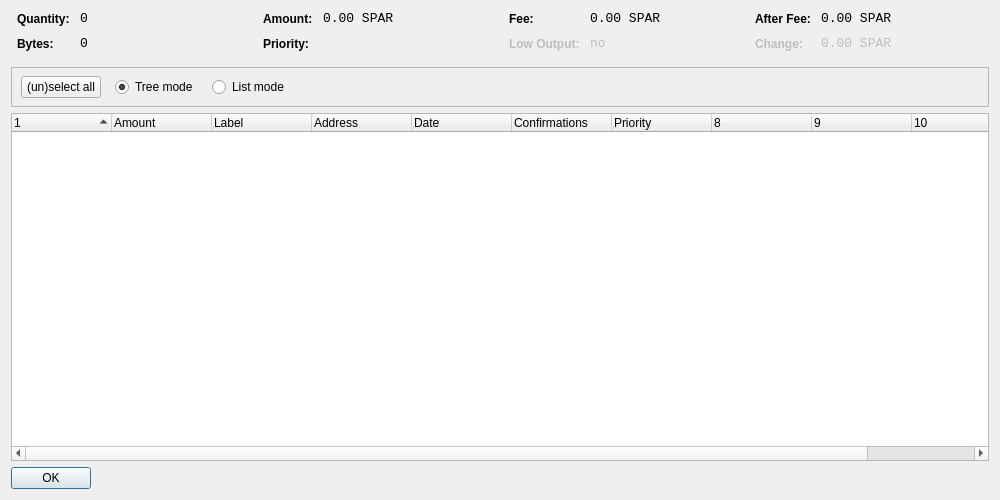
<?xml version="1.0" encoding="UTF-8"?>
<ui version="4.0">
 <class>CoinControlDialog</class>
 <widget class="QDialog" name="CoinControlDialog">
  <property name="geometry">
   <rect>
    <x>0</x>
    <y>0</y>
    <width>1000</width>
    <height>500</height>
   </rect>
  </property>
  <property name="windowTitle">
   <string>Coin Control</string>
  </property>
  <layout class="QVBoxLayout" name="verticalLayout">
   <item>
    <layout class="QHBoxLayout" name="horizontalLayoutTop" stretch="0,0,0,0">
     <property name="topMargin">
      <number>0</number>
     </property>
     <property name="bottomMargin">
      <number>10</number>
     </property>
     <item>
      <layout class="QFormLayout" name="formLayoutCoinControl1">
       <property name="horizontalSpacing">
        <number>10</number>
       </property>
       <property name="verticalSpacing">
        <number>10</number>
       </property>
       <property name="leftMargin">
        <number>6</number>
       </property>
       <property name="rightMargin">
        <number>6</number>
       </property>
       <item row="0" column="0">
        <widget class="QLabel" name="labelCoinControlQuantityText">
         <property name="styleSheet">
          <string notr="true">font-weight:bold;</string>
         </property>
         <property name="text">
          <string>Quantity:</string>
         </property>
        </widget>
       </item>
       <item row="0" column="1">
        <widget class="QLabel" name="labelCoinControlQuantity">
         <property name="font">
          <font>
           <family>Monospace</family>
           <pointsize>10</pointsize>
          </font>
         </property>
         <property name="cursor">
          <cursorShape>IBeamCursor</cursorShape>
         </property>
         <property name="contextMenuPolicy">
          <enum>Qt::ActionsContextMenu</enum>
         </property>
         <property name="text">
          <string notr="true">0</string>
         </property>
         <property name="textInteractionFlags">
          <set>Qt::LinksAccessibleByMouse|Qt::TextSelectableByKeyboard|Qt::TextSelectableByMouse</set>
         </property>
        </widget>
       </item>
       <item row="1" column="0">
        <widget class="QLabel" name="labelCoinControlBytesText">
         <property name="styleSheet">
          <string notr="true">font-weight:bold;</string>
         </property>
         <property name="text">
          <string>Bytes:</string>
         </property>
        </widget>
       </item>
       <item row="1" column="1">
        <widget class="QLabel" name="labelCoinControlBytes">
         <property name="font">
          <font>
           <family>Monospace</family>
           <pointsize>10</pointsize>
          </font>
         </property>
         <property name="cursor">
          <cursorShape>IBeamCursor</cursorShape>
         </property>
         <property name="contextMenuPolicy">
          <enum>Qt::ActionsContextMenu</enum>
         </property>
         <property name="text">
          <string notr="true">0</string>
         </property>
         <property name="textInteractionFlags">
          <set>Qt::LinksAccessibleByMouse|Qt::TextSelectableByKeyboard|Qt::TextSelectableByMouse</set>
         </property>
        </widget>
       </item>
      </layout>
     </item>
     <item>
      <layout class="QFormLayout" name="formLayoutCoinControl2">
       <property name="horizontalSpacing">
        <number>10</number>
       </property>
       <property name="verticalSpacing">
        <number>10</number>
       </property>
       <property name="leftMargin">
        <number>6</number>
       </property>
       <property name="rightMargin">
        <number>6</number>
       </property>
       <item row="0" column="0">
        <widget class="QLabel" name="labelCoinControlAmountText">
         <property name="styleSheet">
          <string notr="true">font-weight:bold;</string>
         </property>
         <property name="text">
          <string>Amount:</string>
         </property>
        </widget>
       </item>
       <item row="0" column="1">
        <widget class="QLabel" name="labelCoinControlAmount">
         <property name="font">
          <font>
           <family>Monospace</family>
           <pointsize>10</pointsize>
          </font>
         </property>
         <property name="cursor">
          <cursorShape>IBeamCursor</cursorShape>
         </property>
         <property name="contextMenuPolicy">
          <enum>Qt::ActionsContextMenu</enum>
         </property>
         <property name="text">
          <string notr="true">0.00 SPAR</string>
         </property>
         <property name="textInteractionFlags">
          <set>Qt::LinksAccessibleByMouse|Qt::TextSelectableByKeyboard|Qt::TextSelectableByMouse</set>
         </property>
        </widget>
       </item>
       <item row="1" column="0">
        <widget class="QLabel" name="labelCoinControlPriorityText">
         <property name="styleSheet">
          <string notr="true">font-weight:bold;</string>
         </property>
         <property name="text">
          <string>Priority:</string>
         </property>
        </widget>
       </item>
       <item row="1" column="1">
        <widget class="QLabel" name="labelCoinControlPriority">
         <property name="font">
          <font>
           <family>Monospace</family>
           <pointsize>10</pointsize>
          </font>
         </property>
         <property name="cursor">
          <cursorShape>IBeamCursor</cursorShape>
         </property>
         <property name="contextMenuPolicy">
          <enum>Qt::ActionsContextMenu</enum>
         </property>
         <property name="text">
          <string/>
         </property>
         <property name="textInteractionFlags">
          <set>Qt::LinksAccessibleByMouse|Qt::TextSelectableByKeyboard|Qt::TextSelectableByMouse</set>
         </property>
        </widget>
       </item>
      </layout>
     </item>
     <item>
      <layout class="QFormLayout" name="formLayoutCoinControl3">
       <property name="horizontalSpacing">
        <number>10</number>
       </property>
       <property name="verticalSpacing">
        <number>10</number>
       </property>
       <property name="leftMargin">
        <number>6</number>
       </property>
       <property name="rightMargin">
        <number>6</number>
       </property>
       <item row="0" column="0">
        <widget class="QLabel" name="labelCoinControlFeeText">
         <property name="styleSheet">
          <string notr="true">font-weight:bold;</string>
         </property>
         <property name="text">
          <string>Fee:</string>
         </property>
        </widget>
       </item>
       <item row="0" column="1">
        <widget class="QLabel" name="labelCoinControlFee">
         <property name="font">
          <font>
           <family>Monospace</family>
           <pointsize>10</pointsize>
          </font>
         </property>
         <property name="cursor">
          <cursorShape>IBeamCursor</cursorShape>
         </property>
         <property name="contextMenuPolicy">
          <enum>Qt::ActionsContextMenu</enum>
         </property>
         <property name="text">
          <string notr="true">0.00 SPAR</string>
         </property>
         <property name="textInteractionFlags">
          <set>Qt::LinksAccessibleByMouse|Qt::TextSelectableByKeyboard|Qt::TextSelectableByMouse</set>
         </property>
        </widget>
       </item>
       <item row="1" column="0">
        <widget class="QLabel" name="labelCoinControlLowOutputText">
         <property name="enabled">
          <bool>false</bool>
         </property>
         <property name="styleSheet">
          <string notr="true">font-weight:bold;</string>
         </property>
         <property name="text">
          <string>Low Output:</string>
         </property>
        </widget>
       </item>
       <item row="1" column="1">
        <widget class="QLabel" name="labelCoinControlLowOutput">
         <property name="enabled">
          <bool>false</bool>
         </property>
         <property name="font">
          <font>
           <family>Monospace</family>
           <pointsize>10</pointsize>
          </font>
         </property>
         <property name="cursor">
          <cursorShape>IBeamCursor</cursorShape>
         </property>
         <property name="contextMenuPolicy">
          <enum>Qt::ActionsContextMenu</enum>
         </property>
         <property name="text">
          <string notr="true">no</string>
         </property>
         <property name="textInteractionFlags">
          <set>Qt::LinksAccessibleByMouse|Qt::TextSelectableByKeyboard|Qt::TextSelectableByMouse</set>
         </property>
        </widget>
       </item>
      </layout>
     </item>
     <item>
      <layout class="QFormLayout" name="formLayoutCoinControl4">
       <property name="horizontalSpacing">
        <number>10</number>
       </property>
       <property name="verticalSpacing">
        <number>10</number>
       </property>
       <property name="leftMargin">
        <number>6</number>
       </property>
       <property name="rightMargin">
        <number>6</number>
       </property>
       <item row="0" column="0">
        <widget class="QLabel" name="labelCoinControlAfterFeeText">
         <property name="styleSheet">
          <string notr="true">font-weight:bold;</string>
         </property>
         <property name="text">
          <string>After Fee:</string>
         </property>
        </widget>
       </item>
       <item row="0" column="1">
        <widget class="QLabel" name="labelCoinControlAfterFee">
         <property name="font">
          <font>
           <family>Monospace</family>
           <pointsize>10</pointsize>
          </font>
         </property>
         <property name="cursor">
          <cursorShape>IBeamCursor</cursorShape>
         </property>
         <property name="contextMenuPolicy">
          <enum>Qt::ActionsContextMenu</enum>
         </property>
         <property name="text">
          <string notr="true">0.00 SPAR</string>
         </property>
         <property name="textInteractionFlags">
          <set>Qt::LinksAccessibleByMouse|Qt::TextSelectableByKeyboard|Qt::TextSelectableByMouse</set>
         </property>
        </widget>
       </item>
       <item row="1" column="0">
        <widget class="QLabel" name="labelCoinControlChangeText">
         <property name="enabled">
          <bool>false</bool>
         </property>
         <property name="styleSheet">
          <string notr="true">font-weight:bold;</string>
         </property>
         <property name="text">
          <string>Change:</string>
         </property>
        </widget>
       </item>
       <item row="1" column="1">
        <widget class="QLabel" name="labelCoinControlChange">
         <property name="enabled">
          <bool>false</bool>
         </property>
         <property name="font">
          <font>
           <family>Monospace</family>
           <pointsize>10</pointsize>
          </font>
         </property>
         <property name="cursor">
          <cursorShape>IBeamCursor</cursorShape>
         </property>
         <property name="contextMenuPolicy">
          <enum>Qt::ActionsContextMenu</enum>
         </property>
         <property name="text">
          <string notr="true">0.00 SPAR</string>
         </property>
         <property name="textInteractionFlags">
          <set>Qt::LinksAccessibleByMouse|Qt::TextSelectableByKeyboard|Qt::TextSelectableByMouse</set>
         </property>
        </widget>
       </item>
      </layout>
     </item>
    </layout>
   </item>
   <item>
    <widget class="QFrame" name="frame">
     <property name="minimumSize">
      <size>
       <width>0</width>
       <height>40</height>
      </size>
     </property>
     <property name="frameShape">
      <enum>QFrame::StyledPanel</enum>
     </property>
     <property name="frameShadow">
      <enum>QFrame::Sunken</enum>
     </property>
     <widget class="QWidget" name="horizontalLayoutWidget">
      <property name="geometry">
       <rect>
        <x>10</x>
        <y>0</y>
        <width>781</width>
        <height>41</height>
       </rect>
      </property>
      <layout class="QHBoxLayout" name="horizontalLayoutPanel" stretch="0,0,0,0,0">
       <property name="spacing">
        <number>14</number>
       </property>
       <item>
        <widget class="QPushButton" name="pushButtonSelectAll">
         <property name="sizePolicy">
          <sizepolicy hsizetype="Maximum" vsizetype="Fixed">
           <horstretch>0</horstretch>
           <verstretch>0</verstretch>
          </sizepolicy>
         </property>
         <property name="text">
          <string>(un)select all</string>
         </property>
        </widget>
       </item>
       <item>
        <widget class="QRadioButton" name="radioTreeMode">
         <property name="sizePolicy">
          <sizepolicy hsizetype="Maximum" vsizetype="Fixed">
           <horstretch>0</horstretch>
           <verstretch>0</verstretch>
          </sizepolicy>
         </property>
         <property name="text">
          <string>Tree mode</string>
         </property>
         <property name="checked">
          <bool>true</bool>
         </property>
        </widget>
       </item>
       <item>
        <widget class="QRadioButton" name="radioListMode">
         <property name="sizePolicy">
          <sizepolicy hsizetype="Maximum" vsizetype="Fixed">
           <horstretch>0</horstretch>
           <verstretch>0</verstretch>
          </sizepolicy>
         </property>
         <property name="text">
          <string>List mode</string>
         </property>
        </widget>
       </item>
       <item>
        <spacer name="horizontalSpacer">
         <property name="orientation">
          <enum>Qt::Horizontal</enum>
         </property>
         <property name="sizeHint" stdset="0">
          <size>
           <width>40</width>
           <height>20</height>
          </size>
         </property>
        </spacer>
       </item>
      </layout>
     </widget>
    </widget>
   </item>
   <item>
    <widget class="CoinControlTreeWidget" name="treeWidget">
     <property name="contextMenuPolicy">
      <enum>Qt::CustomContextMenu</enum>
     </property>
     <property name="sortingEnabled">
      <bool>false</bool>
     </property>
     <property name="columnCount">
      <number>11</number>
     </property>
     <attribute name="headerShowSortIndicator" stdset="0">
      <bool>true</bool>
     </attribute>
     <attribute name="headerStretchLastSection">
      <bool>false</bool>
     </attribute>
     <column>
      <property name="text">
       <string/>
      </property>
     </column>
     <column>
      <property name="text">
       <string>Amount</string>
      </property>
     </column>
     <column>
      <property name="text">
       <string>Label</string>
      </property>
     </column>
     <column>
      <property name="text">
       <string>Address</string>
      </property>
     </column>
     <column>
      <property name="text">
       <string>Date</string>
      </property>
     </column>
     <column>
      <property name="text">
       <string>Confirmations</string>
      </property>
      <property name="toolTip">
       <string>Confirmed</string>
      </property>
     </column>
     <column>
      <property name="text">
       <string>Priority</string>
      </property>
     </column>
     <column>
      <property name="text">
       <string/>
      </property>
     </column>
     <column>
      <property name="text">
       <string/>
      </property>
     </column>
     <column>
      <property name="text">
       <string/>
      </property>
     </column>
     <column>
      <property name="text">
       <string/>
      </property>
     </column>
    </widget>
   </item>
   <item>
    <widget class="QDialogButtonBox" name="buttonBox">
     <property name="sizePolicy">
      <sizepolicy hsizetype="Maximum" vsizetype="Fixed">
       <horstretch>0</horstretch>
       <verstretch>0</verstretch>
      </sizepolicy>
     </property>
     <property name="orientation">
      <enum>Qt::Horizontal</enum>
     </property>
     <property name="standardButtons">
      <set>QDialogButtonBox::Ok</set>
     </property>
    </widget>
   </item>
  </layout>
 </widget>
 <customwidgets>
  <customwidget>
   <class>CoinControlTreeWidget</class>
   <extends>QTreeWidget</extends>
   <header>coincontroltreewidget.h</header>
  </customwidget>
 </customwidgets>
 <resources/>
 <connections/>
</ui>
